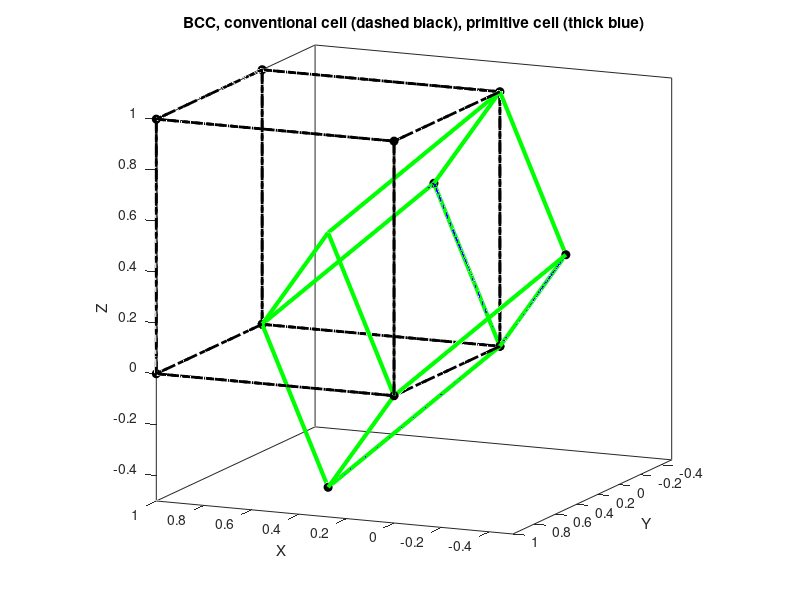

The MATLAB script that drew this image:
%copyright by J. E Hasbun and T. Datta
%unit_cell_BCC.m
%Here we plot the atomic positions for the BCC crystal
%and then plot its conventional and primitive unit cells.
clc
close all
clear 
a=1.0; %lattice constant
%The BCC smallest possible translation vectors
a0=[0;0;0]; a1=a*[1/2;1/2;-1/2]; a2=a*[1/2;-1/2;1/2]; a3=a*[-1/2;1/2;1/2];
a4=a1+a2; a5=a1+a3; a6=a2+a3; a7=a4+a3; %unit cell can be built now
%with 8 corner positions
%and also make some new ones for structure purposes
a8=a1-a2; a9=a1-a3; a10=a2-a3; a11=a4-a3;
a12=2*a1; a13=2*a2; a14=2*a3;
%First eight in T are to construct the primitive cell
T=[a0,a1,a2,a3,a4,a5,a6,a7,-a1,-a2,-a3,a8,a9,a10,a11];
T=[T,-a4,-a5,-a6,-a7,-a8,-a9,-a10,-a11,a12,a13,a14,-a12,-a13,-a14];
%We should identify the cube positions too
b0=[0;0;0]; b1=a*[1;0;0]; b2=a*[0;1;0]; b3=a*[0;0;1];
b4=b1+b2; b5=b1+b3; b6=b2+b3; b7=b4+b3; %To locate cube position atoms
%plus new ones
b8=b1-b2; b9=b1-b3; b10=b2-b3; b11=b4-b3;
b12=2*b1; b13=2*b2; b14=2*b3;
Tb=[b0,b1,b2,b3,b4,b5,b6,b7,-b1,-b2,-b3,b8,b9,b10,b11];
Tb=[Tb,-b4,-b5,-b6,-b7,-b8,-b9,-b10,-b11,b12,b13,b14,-b12,-b13,-b14];
%final T
T=[T,Tb];
%
M=length(T); %number of possible smallest translation vectors
%N=52; %number of atoms desired some are repeated
N=input('Enter the number of atoms to plot (some are repeated) [52] -> ');
if(isempty(N)), N=52; end
%p= atomic positions in the diamond lattice
p0=a*[0;0;0]; %the atoms at the origin
p=zeros(3,N); %define the dimensions of atomic position matrix
jc=0;
for i=0:N-1
    j=mod(i,M); %j can only go from 1 to M
    if(j==0); jc=jc+1; end %counts number of times j goes through 0
    %jc allows for reusage of previously obtained position vectors to
    %which T can be added to obtain new position vectors, etc
    p(:,i+1)=p0+T(:,j+1);
    p0=p(:,jc);
end
rnn=norm(T(:,1)-T(:,2)); %bcc nn distance
x=p(1,:); y=p(2,:); z=p(3,:); %x, y, z coords of all atoms
%draw atoms
plot3(x,y,z,'ko','MarkerSize',6,'MarkerFaceColor','k')
hold on
%Draw bonds between near neighbors only
for i=1:N
    for j=1:N
        if(j ~= i)
            rd=norm(p(:,i)-p(:,j)); %calculate the distance between atoms
                                    %but draw lines between nn only
            if(rd <= rnn)
                line([p(1,i),p(1,j)],[p(2,i),p(2,j)],[p(3,i),p(3,j)],...
                    'Color','b','LineWidth',1);
            end
        end
    end
end
%----------
%The lines below work better here for the primitive cell
line([a0(1),a1(1)],[a0(2),a1(2)],[a0(3),a1(3)],'Color','g','LineWidth',3);
line([a0(1),a2(1)],[a0(2),a2(2)],[a0(3),a2(3)],'Color','g','LineWidth',3);
line([a0(1),a3(1)],[a0(2),a3(2)],[a0(3),a3(3)],'Color','g','LineWidth',3);
line([a1(1),a4(1)],[a1(2),a4(2)],[a1(3),a4(3)],'Color','g','LineWidth',3);
line([a1(1),a5(1)],[a1(2),a5(2)],[a1(3),a5(3)],'Color','g','LineWidth',3);
line([a2(1),a4(1)],[a2(2),a4(2)],[a2(3),a4(3)],'Color','g','LineWidth',3);
line([a2(1),a6(1)],[a2(2),a6(2)],[a2(3),a6(3)],'Color','g','LineWidth',3);
line([a3(1),a5(1)],[a3(2),a5(2)],[a3(3),a5(3)],'Color','g','LineWidth',3);
line([a3(1),a6(1)],[a3(2),a6(2)],[a3(3),a6(3)],'Color','g','LineWidth',3);
line([a4(1),a7(1)],[a4(2),a7(2)],[a4(3),a7(3)],'Color','g','LineWidth',3);
line([a5(1),a7(1)],[a5(2),a7(2)],[a5(3),a7(3)],'Color','g','LineWidth',3);
line([a6(1),a7(1)],[a6(2),a7(2)],[a6(3),a7(3)],'Color','g','LineWidth',3);
%----------
%To show the cube positions too - not so thick lines
rnnb=norm(Tb(:,1)-Tb(:,2)); %cube position nn distances
for i=1:8
    for j=1:8
        if(j ~= i)
            rd=norm(Tb(:,i)-Tb(:,j)); %calculate the distance between atoms
                                      %but draw lines between nn only
            if(rd <= rnnb)
                line([Tb(1,i),Tb(1,j)],[Tb(2,i),Tb(2,j)],[Tb(3,i),Tb(3,j)],...
                'Color','k','LineStyle','-.','LineWidth',2);
            end
        end
    end
end
%Make sure the cube corner atoms appear too
plot3(Tb(1,1:8),Tb(2,1:8),Tb(3,1:8),'ko','MarkerSize',6,'MarkerFaceColor','k')
%----------
view(-156,12) %Angle for viewing purposes
box on
axis equal
xlabel('X'), ylabel('Y'), zlabel('Z')
title('BCC, conventional cell (dashed black), primitive cell (thick blue)')







